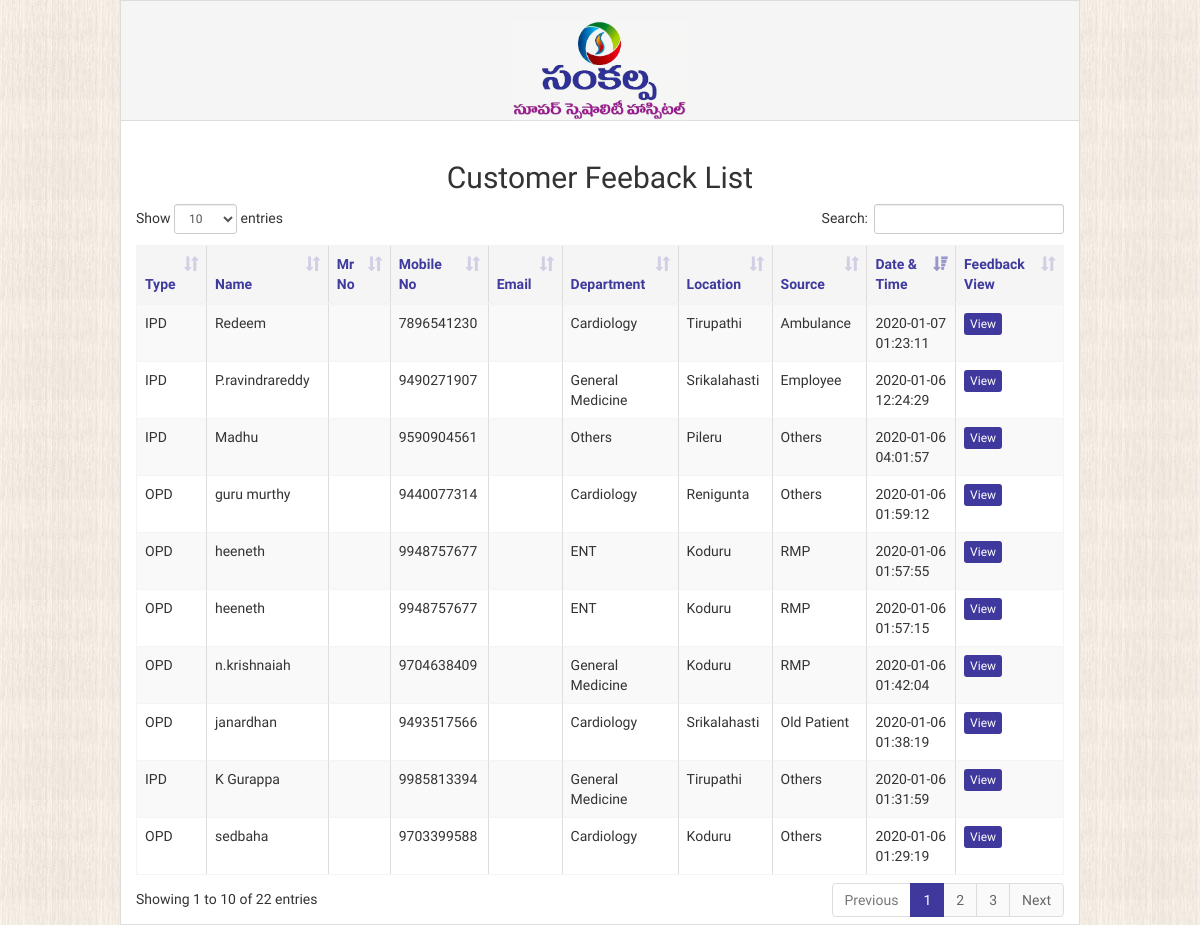
The app's page /index.php/feedback/list_view, older data.
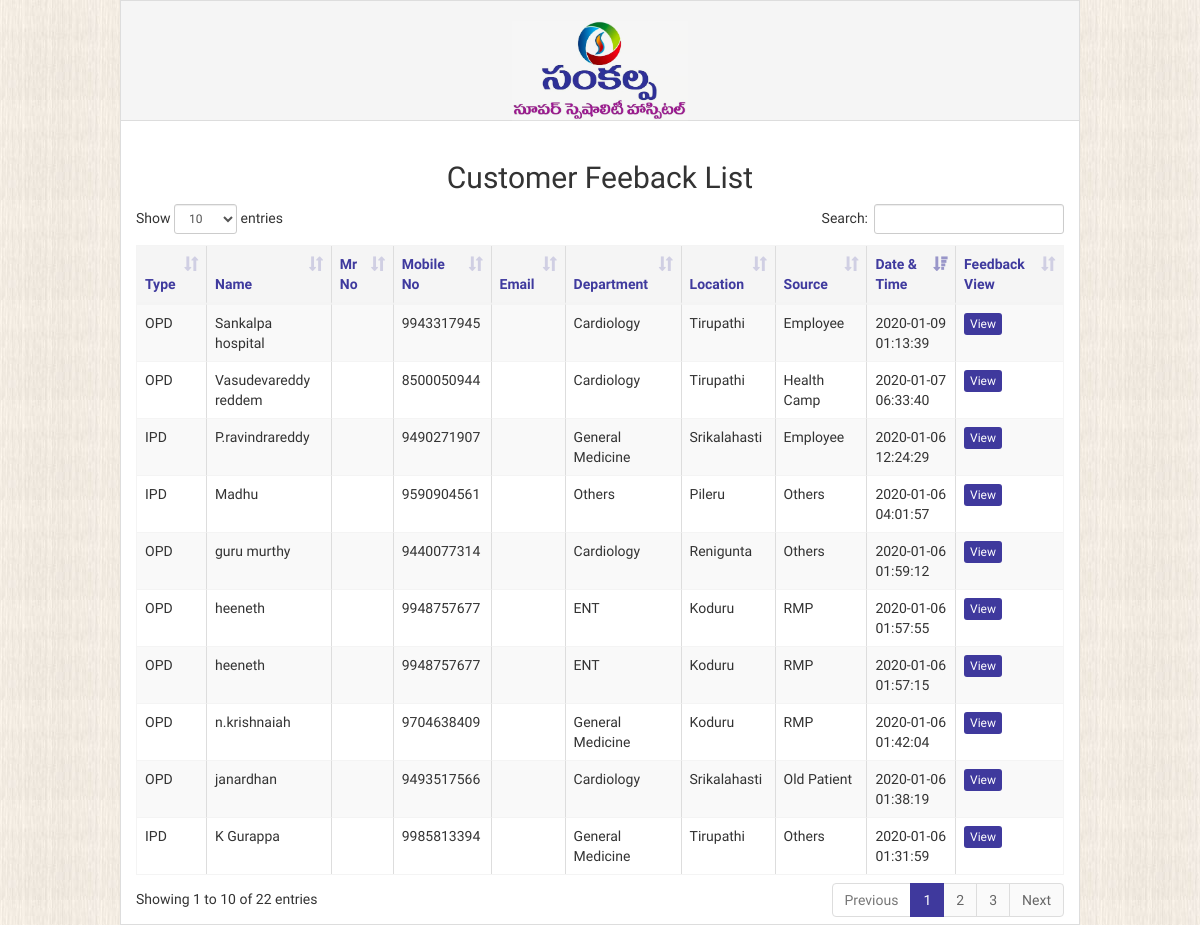
The same page, newer data.
### tables this page shows
CREATE TABLE `feed_back` (
  `f_b_id` int(11) NOT NULL AUTO_INCREMENT,
  `name` varchar(250) DEFAULT NULL,
  `type` varchar(250) DEFAULT NULL,
  `p_no` varchar(250) DEFAULT NULL,
  `email_id` varchar(250) DEFAULT NULL,
  `phone_no` varchar(250) DEFAULT NULL,
  `recommend` varchar(250) DEFAULT NULL,
  `comment` text,
  `location` varchar(250) DEFAULT NULL,
  `department` varchar(250) DEFAULT NULL,
  `source` varchar(250) DEFAULT NULL,
  `s_name` varchar(250) DEFAULT NULL,
  `created_at` datetime DEFAULT NULL,
  `date` varchar(250) DEFAULT NULL,
  PRIMARY KEY (`f_b_id`)
);

### application/controllers/Feedback.php (called while the page is built, shortened)
<?php
class Feedback extends CI_Controller {
	public function __construct()
	{
		$this->load->helper(array('form', 'url'));
		$this->load->library('form_validation');
		$this->load->library('session');
		$this->load->library('email');
		$this->load->library('user_agent');
		$this->load->helper('directory');
		$this->load->helper('security');
		$this->load->model('Feedback_model');
	}
	public function list_view()
	{
		$data['f_list']=$this->Feedback_model->get_all_feedback_list();
		$this->load->view('html/list_view',$data);
	}
}

### index.php (called while the page is built, shortened)
<?php
require_once BASEPATH.'core/CodeIgniter.php';

### application/models/Feedback_model.php (called while the page is built, shortened)
<?php if ( ! defined('BASEPATH')) exit('No direct script access allowed');
class Feedback_model extends CI_Model
{
	public  function get_all_feedback_list(){
		$this->db->select('fd.*')->from('feed_back as fd');
		return $this->db->get()->result_array();
	}
  }

### application/views/html/list_view.php (the view, shortened to what this page needs)
<!DOCTYPE html>
<html>
<head>
	<link rel="stylesheet" href="<?php echo base_url(); ?>assets/back/css/bootstrap.min.css">
	<link href="<?php echo base_url(); ?>assets/back/css/bootstrapValidator.min.css" rel="stylesheet">
	<link rel="stylesheet" href="https://cdnjs.cloudflare.com/ajax/libs/font-awesome/4.5.0/css/font-awesome.min.css">
	<link rel="stylesheet" href="https://cdnjs.cloudflare.com/ajax/libs/ionicons/2.0.1/css/ionicons.min.css">
	<link rel="stylesheet" href="<?php echo base_url(); ?>assets/back/css/dataTables.bootstrap.css">
	<link rel="stylesheet" href="<?php echo base_url(); ?>assets/back/css/daterangepicker.css">
	<link rel="stylesheet" href="<?php echo base_url(); ?>assets/back/css/datepicker3.css">
	<link rel="stylesheet" href="<?php echo base_url(); ?>assets/back/css/bootstrap-timepicker.min.css">
	<link rel="stylesheet" href="<?php echo base_url(); ?>assets/back/css/bootstrap-colorpicker.min.css">
	<link rel="stylesheet" href="<?php echo base_url(); ?>assets/back/css/select2.min.css">
	<link rel="stylesheet" href="<?php echo base_url(); ?>assets/back/css/custom.css">
	<link rel="stylesheet" href="<?php echo base_url(); ?>assets/back/css/fullcalendar.min.css">
	<link rel="stylesheet" href="<?php echo base_url(); ?>assets/back/css/AdminLTE.min.css">
	<link rel="stylesheet" href="<?php echo base_url(); ?>assets/back/css/skins/_all-skins.min.css">
	<link rel="stylesheet" href="<?php echo base_url(); ?>assets/back/css/style.css">
	<link rel="stylesheet" href="<?php echo base_url(); ?>assets/back/css/blue.css">
	<link rel="stylesheet" href="<?php echo base_url(); ?>assets/back/css/morris.css">
	<link rel="stylesheet" href="<?php echo base_url(); ?>assets/back/css/jquery-jvectormap-1.2.2.css">
	<link rel="stylesheet" href="<?php echo base_url(); ?>assets/back/css/bootstrap3-wysihtml5.min.css">
</head>
<body class="login-bg-feed">
	<div class="" style="display:flex;justify-content: center;">
	<div class="page-container">
		<div  style="background:#f5f5f5;padding:20px;width:100%;height:120px;border-bottom:1px solid #ddd" >
			<a href="<?php echo base_url(''); ?>"><div class="col-md-12 text-center">
				<img style="height:100px;margin:0 auto;" class="img-responsive" src="<?php echo base_url(); ?>assets/back/img/logo.png">
			</div></a>
		</div>
		<div class="clearfix">&nbsp;</div>
		<div class="row">
			<div class="container-fluid" >
			<div class="col-md-12 text-center">
				<h2>Customer Feeback List</h2>
			</div>
			<div class="col-md-12 ">
		<table id="example" class="table table-striped table-bordered" style="width:100%">
        <thead>
            <tr>
                <th>Type</th>
                <th>Name</th>
                <th>Mr No</th>
                <th>Mobile No</th>
                <th>Email</th>
                <th>Department</th>
                <th>Location</th>
                <th>Source</th>
                <th>Date & Time</th>
                <th>Feedback View</th>
            </tr>
        </thead>
        <tbody>
		<?php if(isset($f_list) && count($f_list)>0){ ?>
			<?php foreach($f_list as $fl){ ?>
				<tr>
					<td><?php echo $fl['type']; ?></td>
					<td><?php echo $fl['name']; ?></td>
					<td><?php echo $fl['p_no']; ?></td>
					<td><?php echo $fl['phone_no']; ?></td>
					<td><?php echo $fl['email_id']; ?></td>
					<td><?php echo $fl['department']; ?></td>
					<td><?php echo $fl['location']; ?></td>
					<td><?php echo $fl['source']; ?></td>
					<td><?php echo $fl['created_at']; ?></td>
					<td><a class="btn btn-primary btn-xs" href="<?php echo base_url('feedback/view/'.base64_encode($fl['f_b_id'])); ?>">View</a></td>
				</tr>
			<?php } ?>
		<?php } ?>
        </tbody>
    </table>
			</div>
			</div>
		</div>
	</div>
	</div>
</body>
</html>

Row changes from the older to the newer data that the page shows:
no longer on this page (row unchanged): feed_back: type "OPD", name "sedbaha", phone_no "9703399588", department "Cardiology", location "Koduru", source "Others", created_at "2020-01-06 01:29:19"
changed feed_back: type "IPD" → "OPD"; name "Redeem" → "Vasudevareddy reddem"; phone_no "7896541230" → "8500050944"; source "Ambulance" → "Health Camp"; created_at "2020-01-07 01:23:11" → "2020-01-07 06:33:40"
added feed_back: type "OPD", name "Sankalpa hospital", phone_no "9943317945", department "Cardiology", location "Tirupathi", source "Employee", created_at "2020-01-09 01:13:39"
